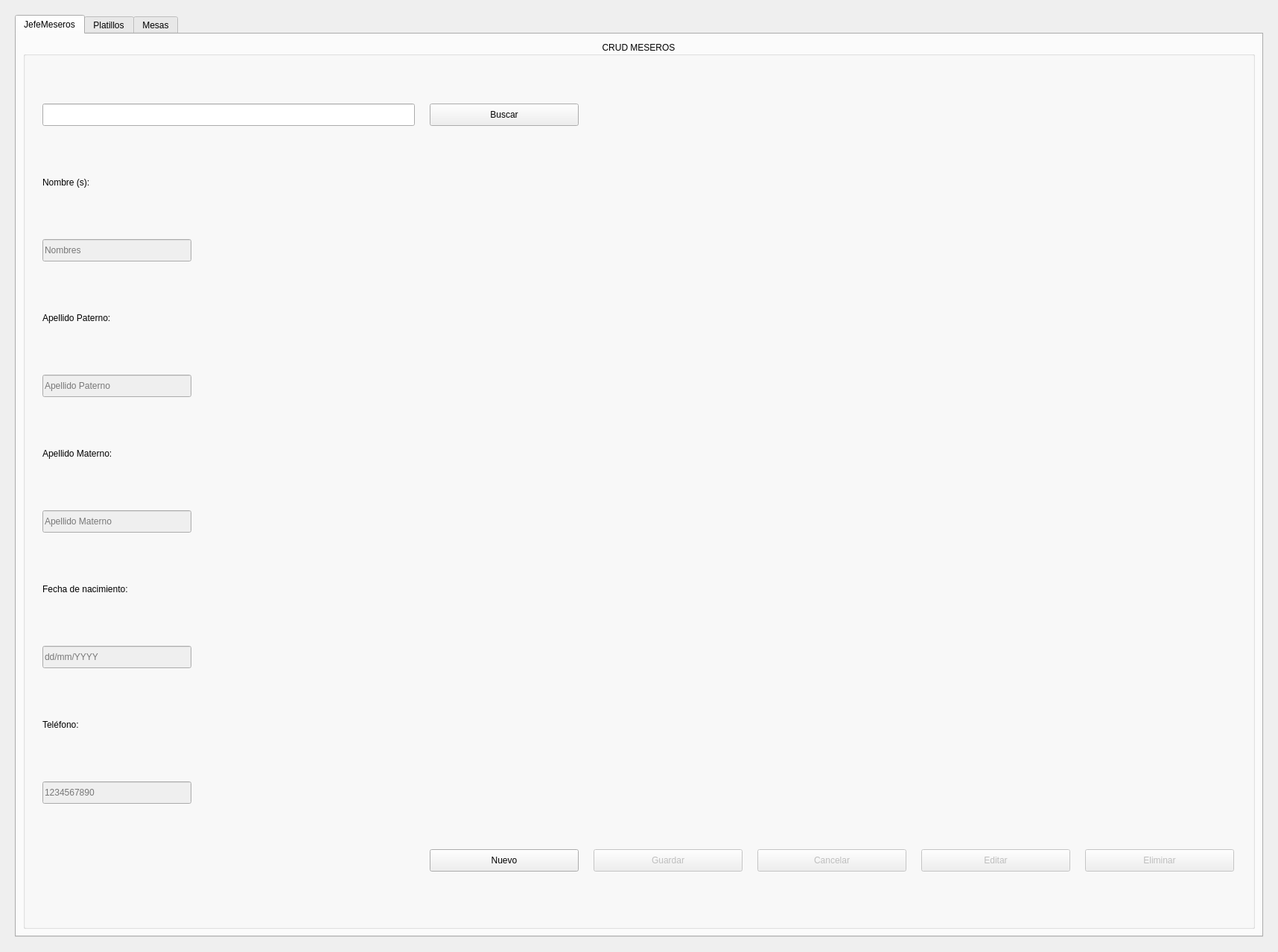
<?xml version="1.0" encoding="UTF-8"?>
<ui version="4.0">
 <class>CRUDGerenteWidget</class>
 <widget class="QWidget" name="CRUDGerenteWidget">
  <property name="geometry">
   <rect>
    <x>0</x>
    <y>0</y>
    <width>1716</width>
    <height>1278</height>
   </rect>
  </property>
  <property name="windowTitle">
   <string>CRUD</string>
  </property>
  <layout class="QGridLayout" name="gridLayout">
   <item row="0" column="0">
    <widget class="QStackedWidget" name="stackedWidget">
     <widget class="QWidget" name="page">
      <layout class="QGridLayout" name="gridLayout_2">
       <item row="0" column="0">
        <widget class="QTabWidget" name="tabWidget">
         <property name="currentIndex">
          <number>0</number>
         </property>
         <widget class="QWidget" name="JefeMeseros">
          <attribute name="title">
           <string>JefeMeseros</string>
          </attribute>
          <layout class="QGridLayout" name="gridLayout_3">
           <item row="0" column="0">
            <widget class="QGroupBox" name="groupBox">
             <property name="title">
              <string>CRUD MESEROS</string>
             </property>
             <property name="alignment">
              <set>Qt::AlignCenter</set>
             </property>
             <layout class="QGridLayout" name="gridLayout_4">
              <item row="11" column="5">
               <widget class="QPushButton" name="PBEditarJefe">
                <property name="enabled">
                 <bool>false</bool>
                </property>
                <property name="maximumSize">
                 <size>
                  <width>200</width>
                  <height>30</height>
                 </size>
                </property>
                <property name="text">
                 <string>Editar</string>
                </property>
               </widget>
              </item>
              <item row="5" column="0">
               <widget class="QLabel" name="lblApellidoMJefe">
                <property name="maximumSize">
                 <size>
                  <width>100</width>
                  <height>30</height>
                 </size>
                </property>
                <property name="text">
                 <string>Apellido Materno:</string>
                </property>
               </widget>
              </item>
              <item row="9" column="0">
               <widget class="QLabel" name="lblTelefonoJefe">
                <property name="maximumSize">
                 <size>
                  <width>100</width>
                  <height>30</height>
                 </size>
                </property>
                <property name="text">
                 <string>Teléfono:</string>
                </property>
               </widget>
              </item>
              <item row="2" column="0">
               <widget class="QLineEdit" name="LENombresJefe">
                <property name="enabled">
                 <bool>false</bool>
                </property>
                <property name="maximumSize">
                 <size>
                  <width>200</width>
                  <height>30</height>
                 </size>
                </property>
                <property name="placeholderText">
                 <string>Nombres</string>
                </property>
               </widget>
              </item>
              <item row="4" column="0">
               <widget class="QLineEdit" name="LEApellidoPJefe">
                <property name="enabled">
                 <bool>false</bool>
                </property>
                <property name="maximumSize">
                 <size>
                  <width>200</width>
                  <height>30</height>
                 </size>
                </property>
                <property name="placeholderText">
                 <string>Apellido Paterno</string>
                </property>
               </widget>
              </item>
              <item row="11" column="6">
               <widget class="QPushButton" name="PBEliminarJefe">
                <property name="enabled">
                 <bool>false</bool>
                </property>
                <property name="maximumSize">
                 <size>
                  <width>200</width>
                  <height>30</height>
                 </size>
                </property>
                <property name="text">
                 <string>Eliminar</string>
                </property>
               </widget>
              </item>
              <item row="3" column="0">
               <widget class="QLabel" name="lblApellidoPJefe">
                <property name="maximumSize">
                 <size>
                  <width>100</width>
                  <height>30</height>
                 </size>
                </property>
                <property name="text">
                 <string>Apellido Paterno:</string>
                </property>
               </widget>
              </item>
              <item row="1" column="0">
               <widget class="QLabel" name="lblNombresJefe">
                <property name="maximumSize">
                 <size>
                  <width>100</width>
                  <height>30</height>
                 </size>
                </property>
                <property name="text">
                 <string>Nombre (s):</string>
                </property>
               </widget>
              </item>
              <item row="6" column="0">
               <widget class="QLineEdit" name="LEApellidoMJefe">
                <property name="enabled">
                 <bool>false</bool>
                </property>
                <property name="maximumSize">
                 <size>
                  <width>200</width>
                  <height>30</height>
                 </size>
                </property>
                <property name="placeholderText">
                 <string>Apellido Materno</string>
                </property>
               </widget>
              </item>
              <item row="8" column="0">
               <widget class="QLineEdit" name="LEFechaJefe">
                <property name="enabled">
                 <bool>false</bool>
                </property>
                <property name="maximumSize">
                 <size>
                  <width>200</width>
                  <height>30</height>
                 </size>
                </property>
                <property name="placeholderText">
                 <string>dd/mm/YYYY</string>
                </property>
               </widget>
              </item>
              <item row="10" column="0">
               <widget class="QLineEdit" name="LETelefonoJefe">
                <property name="enabled">
                 <bool>false</bool>
                </property>
                <property name="maximumSize">
                 <size>
                  <width>200</width>
                  <height>30</height>
                 </size>
                </property>
                <property name="placeholderText">
                 <string>1234567890</string>
                </property>
               </widget>
              </item>
              <item row="7" column="0">
               <widget class="QLabel" name="lblFechaJefe">
                <property name="maximumSize">
                 <size>
                  <width>150</width>
                  <height>30</height>
                 </size>
                </property>
                <property name="text">
                 <string>Fecha de nacimiento:</string>
                </property>
               </widget>
              </item>
              <item row="0" column="0">
               <widget class="QLineEdit" name="LEBuscarJefe">
                <property name="maximumSize">
                 <size>
                  <width>500</width>
                  <height>30</height>
                 </size>
                </property>
               </widget>
              </item>
              <item row="11" column="2">
               <widget class="QPushButton" name="PBGuardarJefe">
                <property name="enabled">
                 <bool>false</bool>
                </property>
                <property name="maximumSize">
                 <size>
                  <width>200</width>
                  <height>30</height>
                 </size>
                </property>
                <property name="text">
                 <string>Guardar</string>
                </property>
               </widget>
              </item>
              <item row="11" column="3">
               <widget class="QPushButton" name="PBCancelarJefe">
                <property name="enabled">
                 <bool>false</bool>
                </property>
                <property name="maximumSize">
                 <size>
                  <width>200</width>
                  <height>30</height>
                 </size>
                </property>
                <property name="text">
                 <string>Cancelar</string>
                </property>
               </widget>
              </item>
              <item row="11" column="1">
               <widget class="QPushButton" name="PBNuevoJefe">
                <property name="maximumSize">
                 <size>
                  <width>200</width>
                  <height>30</height>
                 </size>
                </property>
                <property name="text">
                 <string>Nuevo</string>
                </property>
               </widget>
              </item>
              <item row="0" column="1">
               <widget class="QPushButton" name="PBBuscarJefe">
                <property name="maximumSize">
                 <size>
                  <width>200</width>
                  <height>30</height>
                 </size>
                </property>
                <property name="text">
                 <string>Buscar</string>
                </property>
               </widget>
              </item>
             </layout>
            </widget>
           </item>
          </layout>
         </widget>
         <widget class="QWidget" name="Platillos">
          <attribute name="title">
           <string>Platillos</string>
          </attribute>
         </widget>
         <widget class="QWidget" name="Mesas">
          <attribute name="title">
           <string>Mesas</string>
          </attribute>
         </widget>
        </widget>
       </item>
      </layout>
     </widget>
     <widget class="QWidget" name="page_2"/>
    </widget>
   </item>
  </layout>
 </widget>
 <resources/>
 <connections/>
</ui>
